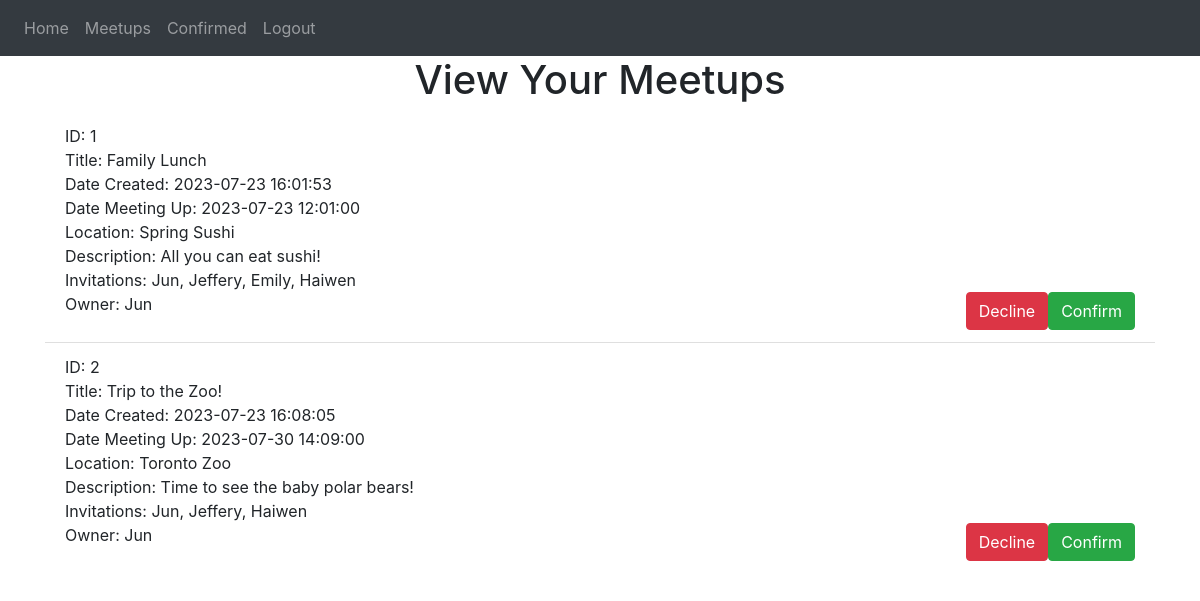
The app's page /view_meetups (signed in) with its own data.
### website/models.py (models this page shows)
class Meetup(db.Model):
    id = db.Column(db.Integer, primary_key=True)
    date_created = db.Column(db.DateTime(timezone=True), default=func.now()) # gets current date and time, store it as date
    date_meetup = db.Column(db.DateTime)
    title = db.Column(db.String(10000))
    location = db.Column(db.String(10000))
    description = db.Column(db.String(10000))
    invitations = db.Column(db.String(10000))
    confirmed = db.Column(db.String(10000))
    owner = db.Column(db.String(10000))

### website/views.py (the view)
@views.route('/view_meetups', methods=['GET', 'POST']) #decorator: whenever you go to the / URL, whatever in hom() will run
@login_required
def view_meetups():
    first = True
    invites = ""
    for meetup in current_user.meetups:
        first = True
        for user in meetup.user:
            if first == True:
                invites = invites + "   " + user.first_name
                first = False
            else:
                invites  = invites + ", " + user.first_name
    print(invites)
    inviteList = invites.split("   ")
    print(inviteList)
    return render_template("view_meetups.html", user=current_user, inviteList = inviteList)

### website/__init__.py (called while the page is built)
@login_manager.user_loader
def load_user(id):
    return User.query.get(int(id))

### website/templates/view_meetups.html
{% extends "base.html" %} {% block title %}View Meetups{% endblock %} {% block content
%}
<h1 align="center">View Your Meetups</h1>
<ul class="list-group list-group-flush" id="notes">
    {% set ns = namespace(inviteNumber=1) %}
    {% for meetup in user.meetups: %}
    <li class="list-group-item">
        ID: {{meetup.id}}<br>
        Title: {{ meetup.title }}<br>
        Date Created: {{ meetup.date_created }}<br>
        Date Meeting Up: {{ meetup.date_meetup}}<br>
        Location: {{meetup.location}}<br>
        Description: {{meetup.description}}<br>
        Invitations: {{inviteList[ns.inviteNumber]}}<br>
        {% set ns.inviteNumber = ns.inviteNumber+1 %}
        Owner: {{meetup.owner}}
        <button type = "button" class = "btn btn-success float-right" onClick="confirmMeetup({{meetup.id}})">
            <span aria-hidden="true">Confirm</span>
        </button>
        <button type = "button" class = "btn btn-danger float-right" onClick="deleteMeetup({{meetup.id}})">
            <span aria-hidden="true">Decline</span>
        </button>
    </li>
    {% endfor %}
</ul>
{% endblock %}

### website/templates/base.html (shortened to what this page needs)
<!DOCTYPE html>
<html>
  <head>
    <link
      rel="stylesheet"
      href="https://stackpath.bootstrapcdn.com/bootstrap/4.4.1/css/bootstrap.min.css"
    />
    <link
      rel="stylesheet"
      href="https://stackpath.bootstrapcdn.com/font-awesome/4.7.0/css/font-awesome.min.css"
    />
  </head>
  <body>
    <nav class="navbar navbar-expand-lg navbar-dark bg-dark">
      <div class="collapse navbar-collapse" id="navbar">
        <div class="navbar-nav">
          {% if user.is_authenticated %}
          <a class="nav-item nav-link" id="home" href="/">Home</a>
          <a class="nav-item nav-link" id="view_meetups" href="/view_meetups">Meetups</a>
          <a class="nav-item nav-link" id="confirmed" href="/confirmed">Confirmed</a>
          <a class="nav-item nav-link" id="logout" href="/logout">Logout</a>
          {% else %}
          <a class="nav-item nav-link" id="signUp" href="/sign-up">Sign Up</a>
          <a class="nav-item nav-link" id="login" href="/login">Login</a>
          {%  endif %}
        </div>
      </div>
    </nav>
    <div class="container">{% block content %} {% endblock %}</div>
  </body>
</html>

### records on screen
Meetup: id "1", title "Family Lunch", date_created "2023-07-23 16:01:53", date_meetup "2023-07-23 12:01:00", location "Spring Sushi", description "All you can eat sushi!", inviteList "Jun, Jeffery, Emily, Haiwen", owner "Jun"
Meetup: id "2", title "Trip to the Zoo!", date_created "2023-07-23 16:08:05", date_meetup "2023-07-30 14:09:00", location "Toronto Zoo", description "Time to see the baby polar bears!", inviteList "Jun, Jeffery, Haiwen", owner "Jun"
